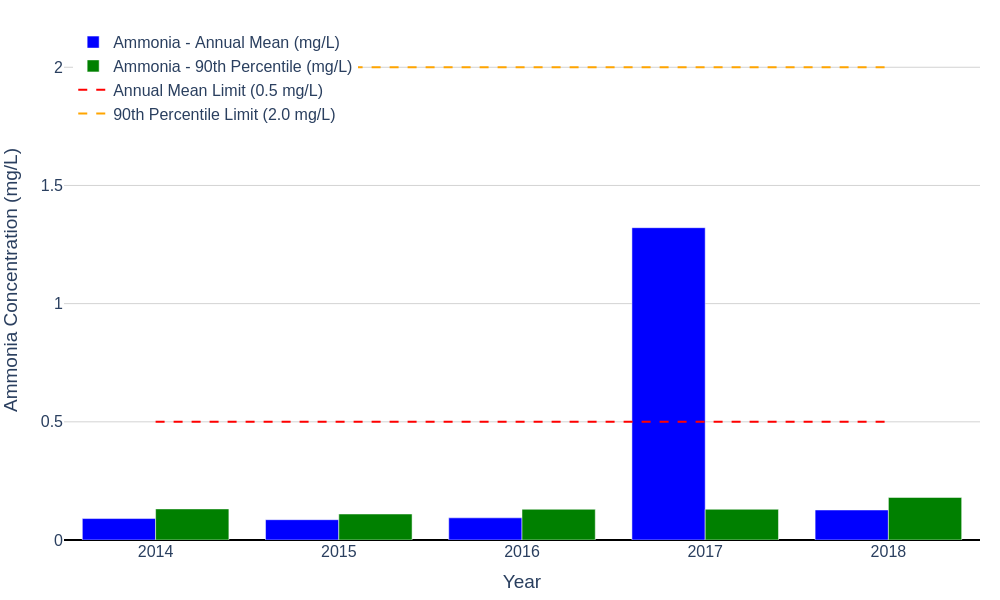

This chart was generated by the following Python code:
# filename: annual_ammonia_mean_90th_percentile_vs_limits.py
import pandas as pd
import plotly.graph_objects as go

# Load the data
file_csv = "annual_discharge_compliance_summary_2014_2018.csv"
df = pd.read_csv(file_csv)

# Prepare the bar chart for annual mean and 90th percentile ammonia
fig = go.Figure()

# Blue bars for annual mean ammonia
fig.add_trace(go.Bar(
    x=df['Year'].astype(str),
    y=df['Ammonia - Annual Mean (mg/L)'],
    name='Ammonia - Annual Mean (mg/L)',
    marker_color='blue'
))

# Green bars for ammonia 90th percentile
fig.add_trace(go.Bar(
    x=df['Year'].astype(str),
    y=df['Ammonia - 90th Percentile (mg/L)'],
    name='Ammonia - 90th Percentile (mg/L)',
    marker_color='green'
))

# Red horizontal line for annual mean discharge limit
amu_mean_limit = df['Ammonia Annual Mean Limit (mg/L)'].iloc[0]  # limit is same for all years
fig.add_trace(go.Scatter(
    x=df['Year'].astype(str),
    y=[amu_mean_limit]*len(df),
    mode='lines',
    name='Annual Mean Limit (0.5 mg/L)',
    line=dict(color='red', dash='dash')
))

# Orange horizontal line for 90th percentile discharge limit
amu_90th_limit = df['Ammonia 90th Percentile Limit (mg/L)'].iloc[0]
fig.add_trace(go.Scatter(
    x=df['Year'].astype(str),
    y=[amu_90th_limit]*len(df),
    mode='lines',
    name='90th Percentile Limit (2.0 mg/L)',
    line=dict(color='orange', dash='dash')
))

# Update layout
ymax = max(df['Ammonia - Annual Mean (mg/L)'].max(), df['Ammonia - 90th Percentile (mg/L)'].max(), amu_90th_limit)*1.1

fig.update_layout(
    barmode='group',
    yaxis=dict(title='Ammonia Concentration (mg/L)', range=[0, ymax],
               gridcolor='lightgrey', zeroline=True, zerolinecolor='black'),
    xaxis=dict(title='Year'),
    legend=dict(x=0.01, y=0.99),
    template='plotly_white',
    font=dict(size=16),
    margin=dict(l=60, r=20, t=20, b=60),
)

# Save the figure to files
html_file = "annual_ammonia_mean_90th_percentile_vs_limits.html"
png_file = "annual_ammonia_mean_90th_percentile_vs_limits.png"
csv_file = "annual_ammonia_mean_90th_percentile_vs_limits_data.csv"

fig.write_html(html_file, include_plotlyjs='cdn')
fig.write_image(png_file, width=1000, height=600)
df.to_csv(csv_file, index=False)

print(html_file)
print(png_file)
print(csv_file)
